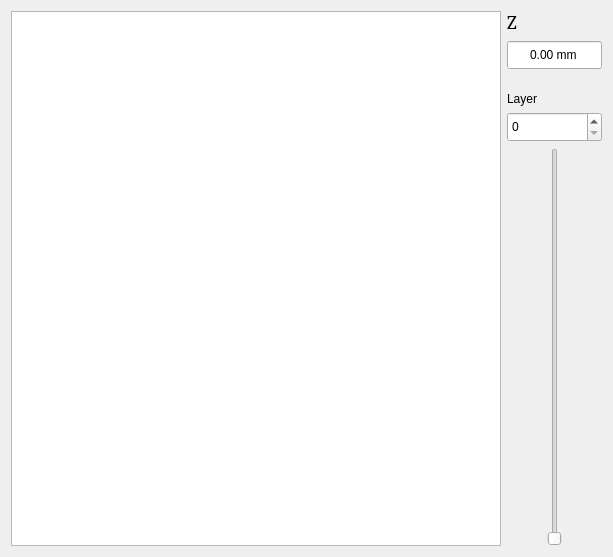
<?xml version="1.0" encoding="UTF-8"?>
<ui version="4.0">
 <class>LayerViewWidget</class>
 <widget class="QWidget" name="LayerViewWidget">
  <property name="geometry">
   <rect>
    <x>0</x>
    <y>0</y>
    <width>613</width>
    <height>557</height>
   </rect>
  </property>
  <property name="windowTitle">
   <string>Layer Viewer</string>
  </property>
  <layout class="QHBoxLayout" name="horizontalLayout">
   <item>
    <widget class="QGraphicsView" name="layerView"/>
   </item>
   <item>
    <layout class="QVBoxLayout" name="verticalLayout_2">
     <item>
      <widget class="QLabel" name="label_2">
       <property name="font">
        <font>
         <family>Cambria</family>
         <pointsize>14</pointsize>
        </font>
       </property>
       <property name="text">
        <string>Z</string>
       </property>
      </widget>
     </item>
     <item>
      <widget class="QDoubleSpinBox" name="zSpin">
       <property name="sizePolicy">
        <sizepolicy hsizetype="Minimum" vsizetype="Preferred">
         <horstretch>0</horstretch>
         <verstretch>0</verstretch>
        </sizepolicy>
       </property>
       <property name="minimumSize">
        <size>
         <width>0</width>
         <height>30</height>
        </size>
       </property>
       <property name="alignment">
        <set>Qt::AlignCenter</set>
       </property>
       <property name="readOnly">
        <bool>true</bool>
       </property>
       <property name="buttonSymbols">
        <enum>QAbstractSpinBox::NoButtons</enum>
       </property>
       <property name="suffix">
        <string> mm</string>
       </property>
       <property name="minimum">
        <double>-99990000.000000000000000</double>
       </property>
       <property name="maximum">
        <double>99990000.000000000000000</double>
       </property>
      </widget>
     </item>
     <item>
      <widget class="QLabel" name="label">
       <property name="minimumSize">
        <size>
         <width>0</width>
         <height>30</height>
        </size>
       </property>
       <property name="text">
        <string>Layer</string>
       </property>
       <property name="alignment">
        <set>Qt::AlignBottom|Qt::AlignLeading|Qt::AlignLeft</set>
       </property>
      </widget>
     </item>
     <item>
      <widget class="QSpinBox" name="layerSpin">
       <property name="sizePolicy">
        <sizepolicy hsizetype="Minimum" vsizetype="Preferred">
         <horstretch>0</horstretch>
         <verstretch>0</verstretch>
        </sizepolicy>
       </property>
       <property name="minimumSize">
        <size>
         <width>0</width>
         <height>30</height>
        </size>
       </property>
      </widget>
     </item>
     <item>
      <widget class="QSlider" name="layerSlider">
       <property name="sizePolicy">
        <sizepolicy hsizetype="Preferred" vsizetype="Expanding">
         <horstretch>0</horstretch>
         <verstretch>0</verstretch>
        </sizepolicy>
       </property>
       <property name="minimumSize">
        <size>
         <width>40</width>
         <height>0</height>
        </size>
       </property>
       <property name="value">
        <number>0</number>
       </property>
       <property name="orientation">
        <enum>Qt::Vertical</enum>
       </property>
      </widget>
     </item>
    </layout>
   </item>
  </layout>
 </widget>
 <resources/>
 <connections>
  <connection>
   <sender>layerSpin</sender>
   <signal>valueChanged(int)</signal>
   <receiver>layerSlider</receiver>
   <slot>setValue(int)</slot>
   <hints>
    <hint type="sourcelabel">
     <x>355</x>
     <y>61</y>
    </hint>
    <hint type="destinationlabel">
     <x>356</x>
     <y>103</y>
    </hint>
   </hints>
  </connection>
  <connection>
   <sender>layerSlider</sender>
   <signal>valueChanged(int)</signal>
   <receiver>layerSpin</receiver>
   <slot>setValue(int)</slot>
   <hints>
    <hint type="sourcelabel">
     <x>367</x>
     <y>167</y>
    </hint>
    <hint type="destinationlabel">
     <x>379</x>
     <y>70</y>
    </hint>
   </hints>
  </connection>
 </connections>
</ui>
